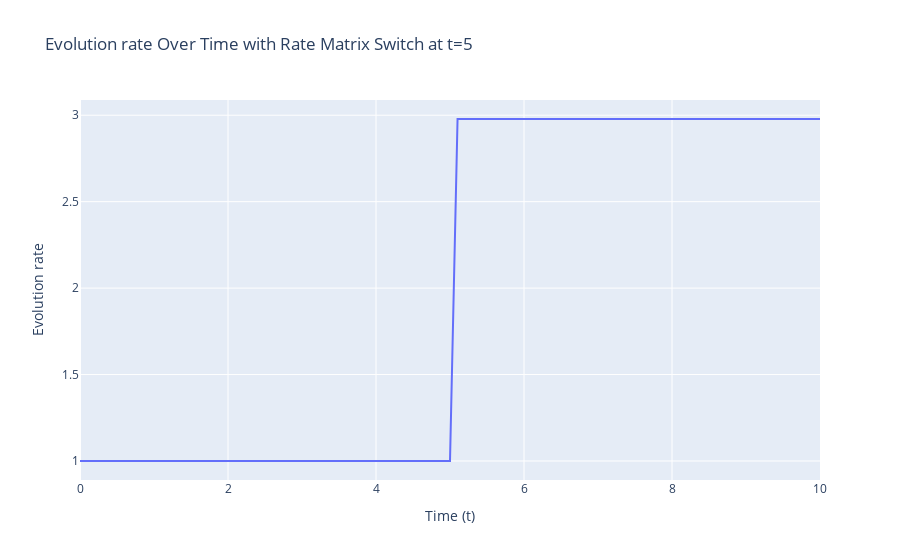

The cell this chart's notebook holds for it:
### Code cell
# Ploting the evolutionary rate mu over time with rate matrix switch in the middle

mu_value = []

# Generate mu values
for t in t_range:
    if t<= t1:
        mu = calculate_stationary_rate(Q5)
        mu_value.append(mu)
    else:
        mu = calculate_stationary_rate(Q6)
        mu_value.append(mu)
    
# Create the plot
fig = px.line(x=t_range, y=mu_value, labels={'x': 'Time (t)', 'y': 'Evolution rate'}, title='Evolution rate Over Time with Rate Matrix Switch at t=5')

# Show the plot
fig.show()

### Figure 1 — Plotly figure (JSON) as saved in the notebook; plotly's stock layout.template omitted (floating-point values rounded to 4 significant figures)
{"data": [{"hovertemplate": "Time (t)=%{x}<br>Evolution rate=%{y}<extra></extra>", "legendgroup": "", "line": {"color": "#636efa", "dash": "solid"}, "marker": {"symbol": "circle"}, "mode": "lines", "name": "", "orientation": "v", "showlegend": false, "type": "scatter", "x": [0, 0.102, 0.2041, 0.3061, 0.4082, 0.5102, 0.6122, 0.7143, 0.8163, 0.9184, 1.02, 1.122, 1.224, 1.327, 1.429, 1.531, 1.633, 1.735, 1.837, 1.939, 2.041, 2.143, 2.245, 2.347, 2.449, 2.551, 2.653, 2.755, 2.857, 2.959, 3.061, 3.163, 3.265, 3.367, 3.469, 3.571, 3.673, 3.776, 3.878, 3.98, 4.082, 4.184, 4.286, 4.388, 4.49, 4.592, 4.694, 4.796, 4.898, 5, 5.102, 5.204, 5.306, 5.408, 5.51, 5.612, 5.714, 5.816, 5.918, 6.02, 6.122, 6.224, 6.327, 6.429, 6.531, 6.633, 6.735, 6.837, 6.939, 7.041, 7.143, 7.245, 7.347, 7.449, 7.551, 7.653, 7.755, 7.857, 7.959, 8.061, 8.163, 8.265, 8.367, 8.469, 8.571, 8.673, 8.776, 8.878, 8.98, 9.082, 9.184, 9.286, 9.388, 9.49, 9.592, 9.694, 9.796, 9.898, 10], "xaxis": "x", "y": [1.0, 1.0, 1.0, 1.0, 1.0, 1.0, 1.0, 1.0, 1.0, 1.0, 1.0, 1.0, 1.0, 1.0, 1.0, 1.0, 1.0, 1.0, 1.0, 1.0, 1.0, 1.0, 1.0, 1.0, 1.0, 1.0, 1.0, 1.0, 1.0, 1.0, 1.0, 1.0, 1.0, 1.0, 1.0, 1.0, 1.0, 1.0, 1.0, 1.0, 1.0, 1.0, 1.0, 1.0, 1.0, 1.0, 1.0, 1.0, 1.0, 1.0, 2.978, 2.978, 2.978, 2.978, 2.978, 2.978, 2.978, 2.978, 2.978, 2.978, 2.978, 2.978, 2.978, 2.978, 2.978, 2.978, 2.978, 2.978, 2.978, 2.978, 2.978, 2.978, 2.978, 2.978, 2.978, 2.978, 2.978, 2.978, 2.978, 2.978, 2.978, 2.978, 2.978, 2.978, 2.978, 2.978, 2.978, 2.978, 2.978, 2.978, 2.978, 2.978, 2.978, 2.978, 2.978, 2.978, 2.978, 2.978, 2.978], "yaxis": "y"}], "layout": {"legend": {"tracegroupgap": 0}, "title": {"text": "Evolution rate Over Time with Rate Matrix Switch at t=5"}, "xaxis": {"anchor": "y", "domain": [0, 1], "title": {"text": "Time (t)"}}, "yaxis": {"anchor": "x", "domain": [0, 1], "title": {"text": "Evolution rate"}}}}
